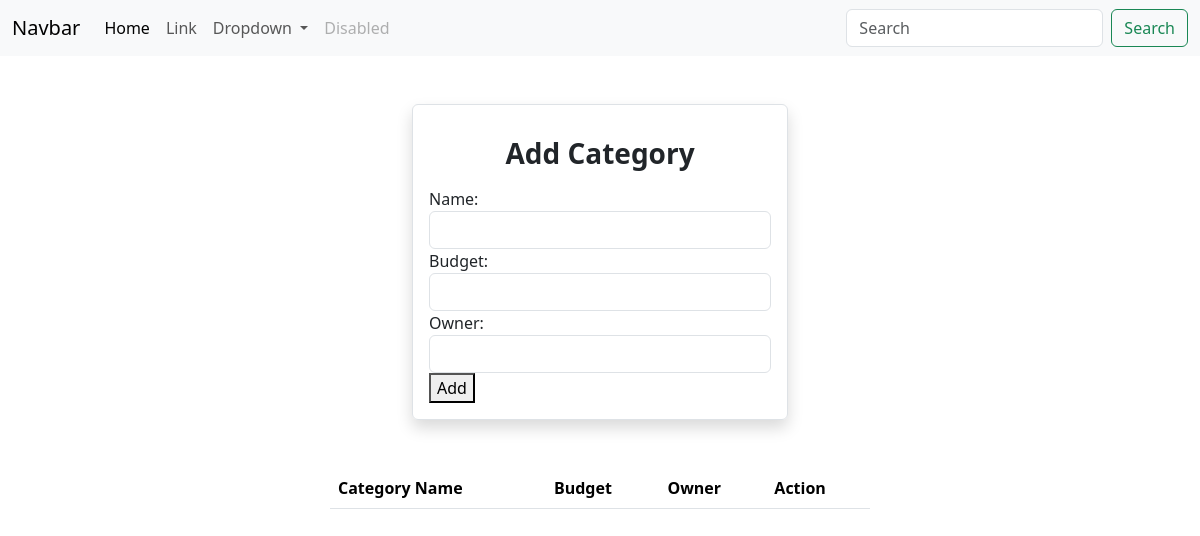
Page /category/add/ on the earlier database version.
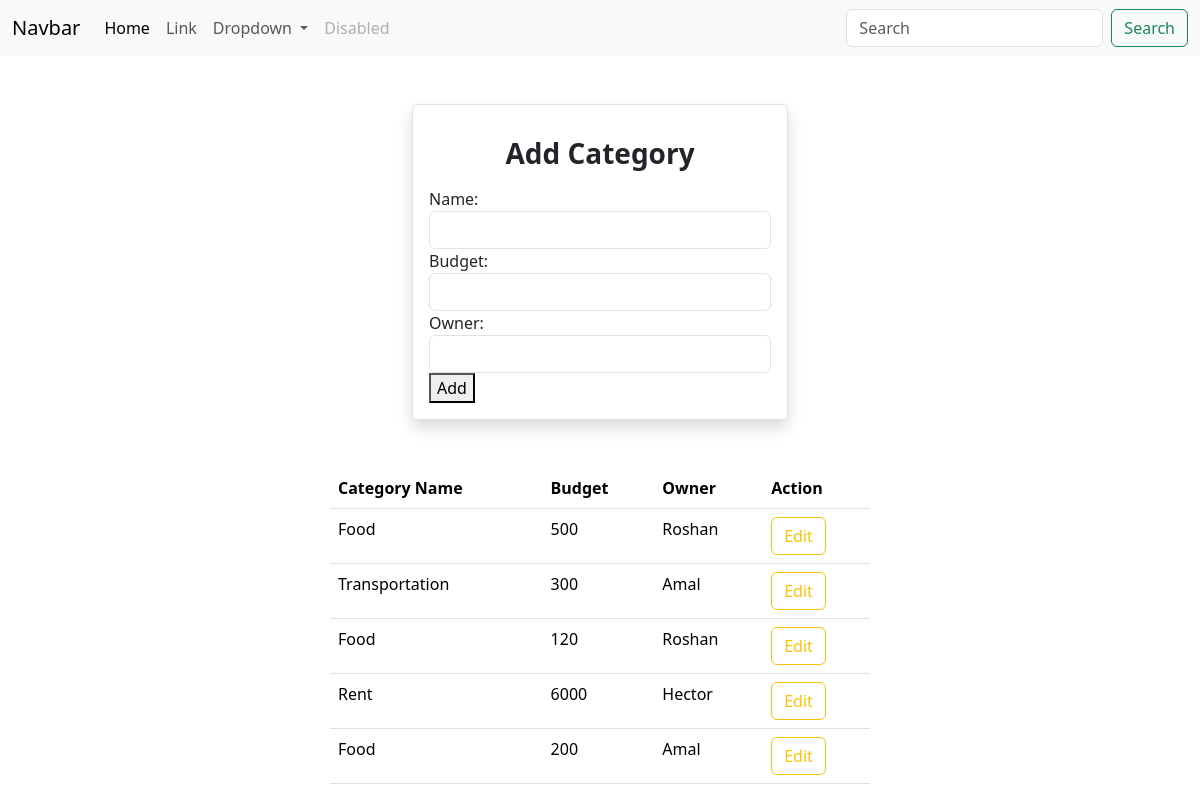
Same page on the later database version.
### myapp/models.py (models this page shows, shortened)
class Category(models.Model):
    name = models.CharField(max_length=25)
    budget = models.PositiveIntegerField()
    owner = models.CharField(max_length=100)

### myapp/views.py (the view, shortened to what this page needs)
# urls.py: path("category/add/",views.CategoryCreateView.as_view(),name="category-add"),
class CategoryCreateView(View):
    def get(self,request,*args,**kwargs):
        form_instance = CategoryForm()
        qs = Category.objects.all()
        return render(request,"category_add.html",{"form":form_instance,"categories":qs})

### myapp/forms.py
class CategoryForm(forms.ModelForm):
    class Meta:
        model = Category
        fields = ["name","budget","owner"]
        widgets = {
            "name":forms.TextInput(attrs={"class":"form-control"}),
            "budget":forms.NumberInput(attrs={"class":"form-control"}),
            "owner":forms.TextInput(attrs={"class":"form-control"})
        }

### myapp/templates/category_add.html (shortened to what this page needs)
{%extends 'base.html'%}
{%block main_block%}
<div class="caontainer p-5">
    <div class="row">
        <div class="col-4"></div>
        <div class="col-4 p-3 border rounded shadow">
            <h3 class="text-center fw-bold my-3">Add Category</h3>
            <form action="" method="post">
                {{form}}
                <button type="submit">Add</button>
            </form>
        </div>
        <div class="col-4"></div>
    </div>
    <div class="row mt-5">
        <div class="col-3"></div>
        <div class="col-6">
            <table class="table">
                <tr>
                    <th>Category Name</th>
                    <th>Budget</th>
                    <th>Owner</th>
                    <th>Action</th>
                </tr>
                {%for cat in categories%}
                <tr>
                    <td>{{cat.name}}</td>
                    <td>{{cat.budget}}</td>
                    <td>{{cat.owner}}</td>
                    <td>
                        <a href="{%url 'category-edit' cat.id%}" class="btn btn-outline-warning">Edit</a>
                    </td>
                </tr>
                {%endfor%}
            </table>
        </div>
        <div class="col-3"></div>
    </div>
</div>
{%endblock%}

### myapp/templates/base.html (shortened to what this page needs)
<!DOCTYPE html>
<html lang="en">
<head>
    <link href="https://cdn.jsdelivr.net/npm/bootstrap@5.3.3/dist/css/bootstrap.min.css" rel="stylesheet"
>
</head>
<body>
    <nav class="navbar navbar-expand-lg bg-body-tertiary">
        <div class="container-fluid">
            <a class="navbar-brand" href="#">Navbar</a>
            <div class="collapse navbar-collapse" id="navbarSupportedContent">
                <ul class="navbar-nav me-auto mb-2 mb-lg-0">
                    <li class="nav-item">
                        <a class="nav-link active" aria-current="page" href="#">Home</a>
                    </li>
                    <li class="nav-item">
                        <a class="nav-link" href="#">Link</a>
                    </li>
                    <li class="nav-item dropdown">
                        <a class="nav-link dropdown-toggle" href="#" role="button" data-bs-toggle="dropdown"
                            aria-expanded="false">
                            Dropdown
                        </a>
                    </li>
                    <li class="nav-item">
                        <a class="nav-link disabled" aria-disabled="true">Disabled</a>
                    </li>
                </ul>
                <form class="d-flex" role="search">
                    <input class="form-control me-2" type="search" placeholder="Search" aria-label="Search">
                    <button class="btn btn-outline-success" type="submit">Search</button>
                </form>
            </div>
        </div>
    </nav>
    {%block main_block%}
    {%endblock%}
</body>
</html>

Differences in the rows shown:
added Category: name "Food", budget "500", owner "Roshan"
added Category: name "Transportation", budget "300", owner "Amal"
added Category: name "Food", budget "120", owner "Roshan"
added Category: name "Rent", budget "6000", owner "Hector"
added Category: name "Food", budget "200", owner "Amal"
